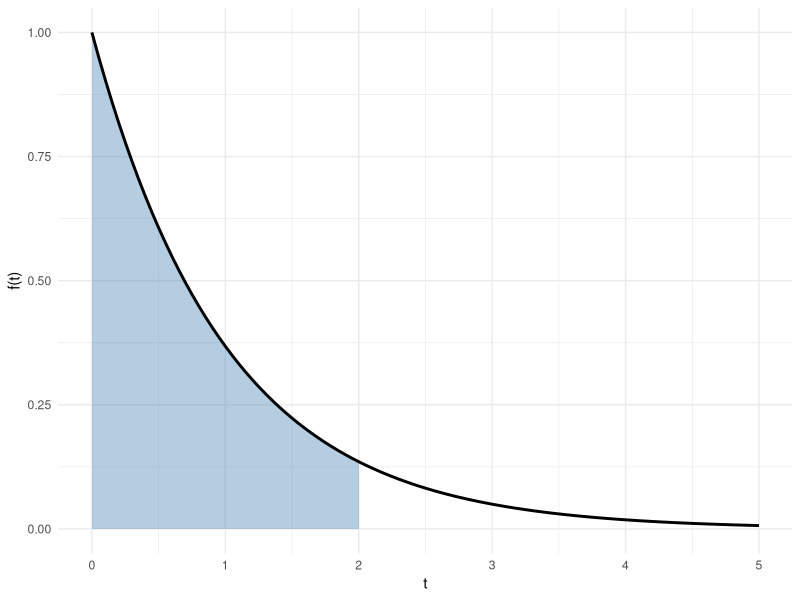
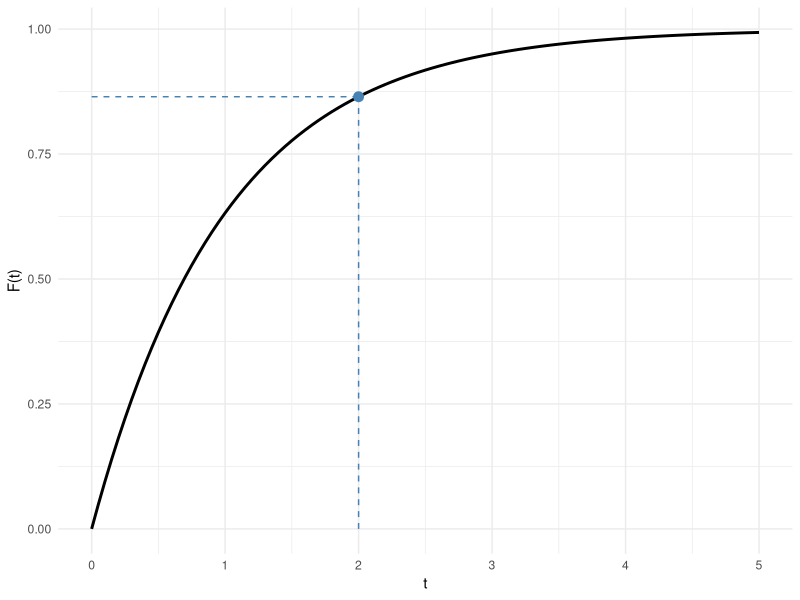

Write R code to recreate these figures, in order.
## ---- chunk 1
#| label: exp-pdf-cdf-setup
#| include: false
lambda <- 1
t_focus <- 2
t_max <- 5
F_at_focus <- 1 - exp(-lambda * t_focus)
## ---- chunk 2
#| label: exp-pdf-cdf-pdf-code
#| code-fold: true
ggplot2::ggplot() +
  ggplot2::geom_area(
    data = tibble::tibble(t = seq(0, t_focus, length.out = 300)),
    ggplot2::aes(x = t, y = lambda * exp(-lambda * t)),
    fill = "steelblue", alpha = 0.4
  ) +
  ggplot2::geom_function(
    fun = \(t) lambda * exp(-lambda * t),
    xlim = c(0, t_max), linewidth = 1
  ) +
  ggplot2::labs(x = "t", y = "f(t)") +
  ggplot2::theme_minimal()
## ---- chunk 3
#| label: exp-pdf-cdf-cdf-code
#| code-fold: true
ggplot2::ggplot() +
  ggplot2::geom_function(
    fun = \(t) 1 - exp(-lambda * t),
    xlim = c(0, t_max), linewidth = 1
  ) +
  ggplot2::geom_point(
    ggplot2::aes(x = t_focus, y = F_at_focus),
    size = 3, color = "steelblue"
  ) +
  ggplot2::geom_segment(
    ggplot2::aes(x = t_focus, xend = t_focus, y = 0, yend = F_at_focus),
    linetype = "dashed", color = "steelblue"
  ) +
  ggplot2::geom_segment(
    ggplot2::aes(x = 0, xend = t_focus, y = F_at_focus, yend = F_at_focus),
    linetype = "dashed", color = "steelblue"
  ) +
  ggplot2::labs(x = "t", y = "F(t)") +
  ggplot2::theme_minimal()
